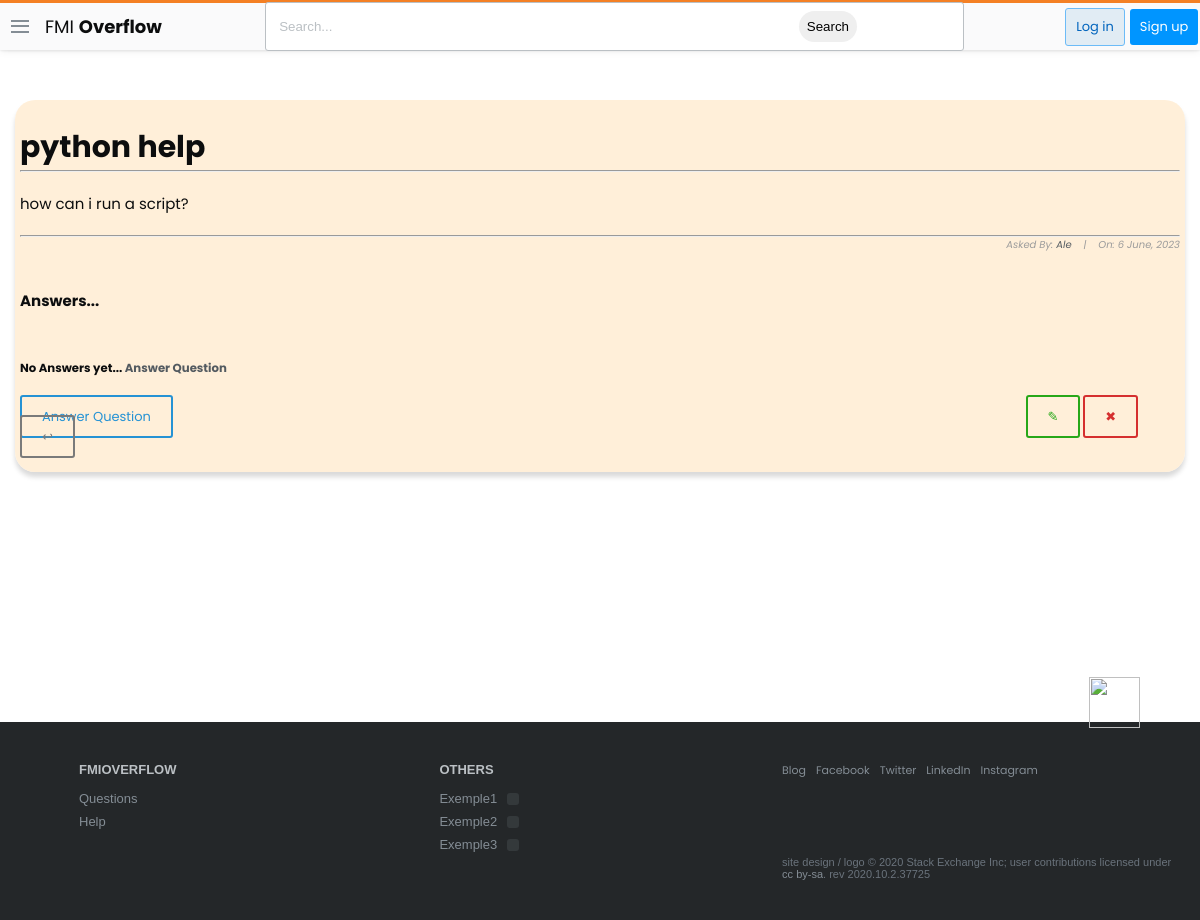
Page /questions/9 on the committed database.
### stackbase/models.py (models this page shows, shortened)
class Question(models.Model):
    user = models.ForeignKey(User, on_delete=models.CASCADE)
    title = models.CharField(max_length = 1000)
    content = models.TextField(null=True,blank=True)
    date_created = models.DateTimeField(default=timezone.now)

### stackbase/views.py (the view)
# urls.py: path('questions/<int:pk>',views.QuestionDetailView.as_view(),name="question_detail"),
class QuestionDetailView(DetailView):
    model = Question
    context_object_name = 'question'

### stackbase/templates/stackbase/question_detail.html (shortened to what this page needs)
{% extends 'base.html' %}
{% block content %}
<!DOCTYPE html>
<html lang="en">
<head>
</head>
<body>
    <div class="container">
        <div class="list-question">
            <div class="questions">
                <div class="container" style="background-color: rgba(255, 235, 209, 0.808); padding: 5px; box-shadow: rgba(0, 0, 0, 0.15) 0px 5px 5px 0px; border-radius: 20px;" >
                    <h3 id="fh3">{{question.title}}</h3>
                    <hr>
                    <h6 id="fh6" style="margin-top:20px">{{ question.content|safe }}</h6>
                    <hr>
                    <h6 id="fh6" style="font-size: 10px; font-style: italic; color: rgb(155, 155, 155); text-align: right;">Asked By: <a href="{% url 'profile' %}">{{ object.user|title }}</a>&nbsp;&nbsp;&nbsp; |&nbsp;&nbsp;&nbsp; On: {{ object.date_created|date:"j F, Y" }}</h6>
                    <br>
                    <h2>Answers...</h2> <br><br><br>
                    {% if not question.comment.all %}
                        <h3>No Answers yet... <a href="">Answer Question</a> </h3>
                    {% else %}
                        {% for comment in question.comment.all %}
                            <h3 style="font-weight: normal; font-size: 15px;">{{comment.content|safe}}</h3>
                            <h3 style="font-size: 12px;">Answered by: <i><a href="">{{comment.name}}</a> - On: {{comment.date_created|date:"j F, Y"}}</i></h3>
                            <hr>
                        {% endfor %}
                    {% endif %}
                    <div style="margin-top:30px;margin-bottom:20px">
                    <a class="btn btn-outline blue" id="fa" href="{% url 'stackbase:question_comment' question.id %}" style="text-decoration: none;">Answer Question</a>
                    <a class="btn btn-outline green" style="text-decoration: none;margin-left:850px"  href="{% url 'stackbase:question_update' question.id %}"> &#x270E;</a>
                    <a class="btn btn-outline red" style="text-decoration: none;"  href="{% url 'stackbase:question_delete' question.id %}">&#x2716;</a>
                    <a class="btn btn-outline gray" style="text-decoration: none;"  href="{% url 'stackbase:question_list' %}">&#x21a9;</a>
                    </div>
                </div>
                </div>
            </div>
        </div>
</body>
</html>
{% endblock content %}

### static/main.css (style rules this page uses)
*, *::before, *::after { margin: 0; padding: 0; box-sizing: border-box; }
html { font-family: Arial, "Helvetica Neue", Helvetica, sans-serif; font-size: 10px; color: #0c0d0e; }
.container { width: 100%; max-width: 126.4rem; margin: 0 auto; padding: 0 1.5rem; }
a { text-decoration: none; color: #535a60; cursor: pointer; }
.btn { text-align: center; font-size: 1.3rem; border-radius: 3px; transition: all 0.5s; padding: 1.3rem 2.5rem; }

### stackbase/templates/stackbase/question_detail.html (style rules this page uses)
body { margin-top: 100px; font-family: 'Poppins', sans-serif; }
#fh3 { text-align: center; font-size: 30px; padding-top: 20px; text-align: left; }
#fh6 { text-align: left; font-size: 15px; padding-bottom: 20px; font-weight: normal; }
.btn-outline { padding: 10px 20px; outline: none; background-color: transparent; cursor: pointer; }
.blue { border: 2px solid #2592d4; color: #2592d4; }
.green { border: 2px solid #27a718; color: #27a718; }
.red { border: 2px solid #d52f2f; color: #d52f2f; }
.gray { border: 2px solid #7a7a7a; color: #7a7a7a; }

### rows in the picture
Question: title "python help", content "how can i run a script?", user "Ale", date_created "6 June, 2023"
